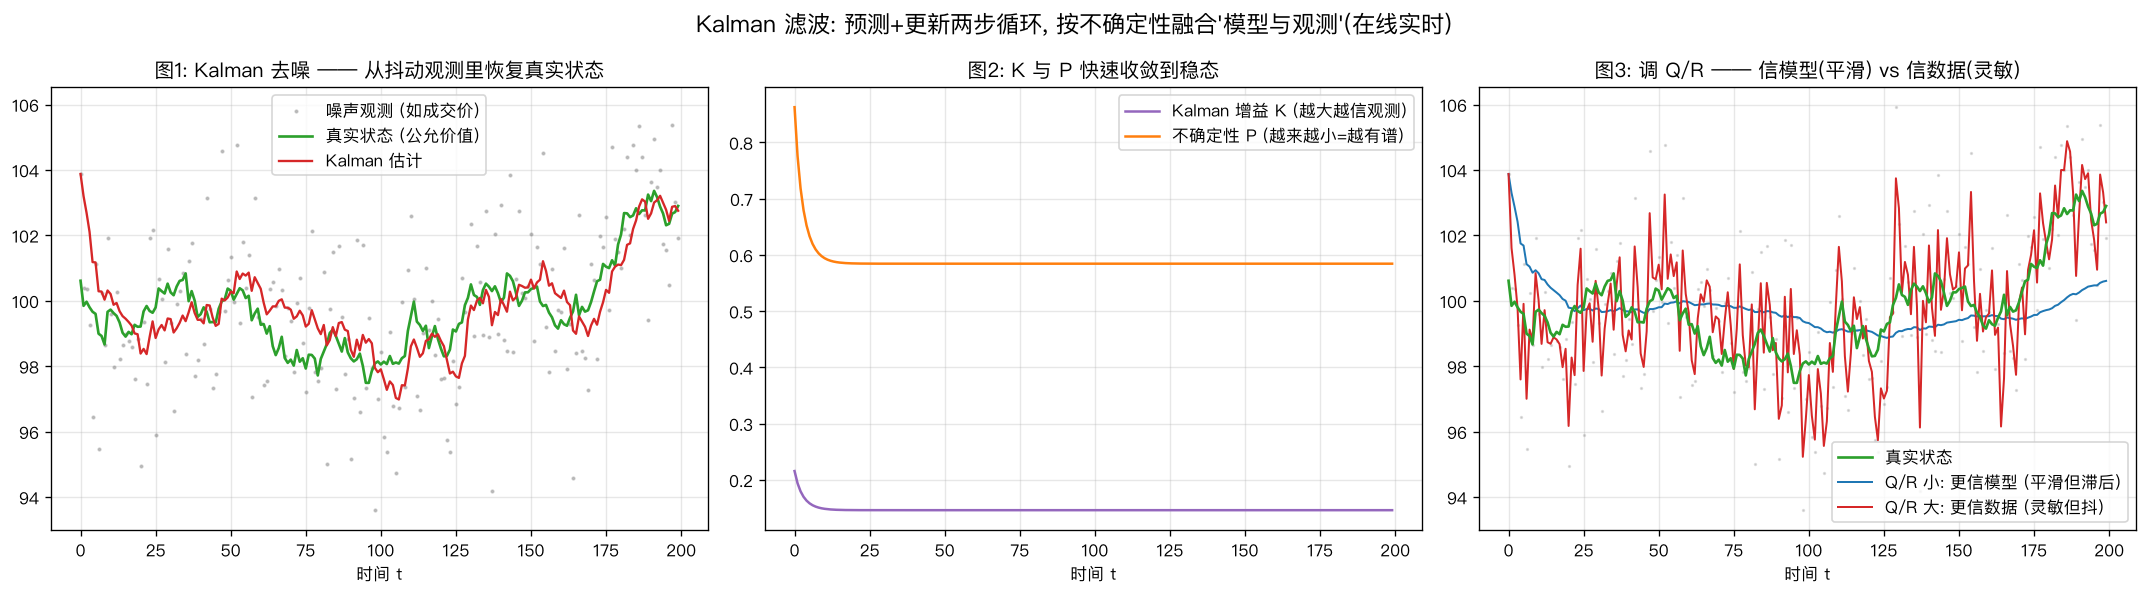

The script that drew this image:
# /// script
# requires-python = ">=3.10"
# dependencies = ["numpy", "matplotlib"]
# ///
"""
06 Kalman Filter (卡尔曼滤波) —— 在噪声里估计"真实状态"
=====================================================

一句话直觉:
    你看不到真实值, 只能看到"带噪声的观测"。
    Kalman 把"模型的预测"和"新观测"按各自的可信度加权融合, 估出真实状态。

类比 (核心!):
    你在估自己体重。
      - 模型预测: "昨天 70kg, 我没乱吃, 今天估计还是 70kg" (但不完全确定)
      - 体重秤读数: "71.5kg" (秤也会抖, 不完全可信)
    最终答案 = 在 70 和 71.5 之间, 偏向"更可信的那个"。
    Kalman 增益 K 就是这个"偏向权重": 观测越准 → K 越大 → 越信秤。

两步循环 (每来一个新数据就走一遍):
    | 步骤        | 干什么                          | 直觉            |
    | ---------- | ------------------------------ | -------------- |
    | 预测 Predict | 用模型推下一状态, 不确定性变大     | "先猜, 心里没底"  |
    | 更新 Update  | 用新观测修正, 不确定性变小        | "看到数据, 更有谱" |

数学骨架 (一维随机游走 + 噪声观测):
    预测:  x̂⁻ = x̂        ;  P⁻ = P + Q          (Q=过程噪声, 模型有多不靠谱)
    更新:  K  = P⁻/(P⁻+R)                        (R=观测噪声, 秤有多不靠谱)
           x̂  = x̂⁻ + K·(z − x̂⁻)                 (z=新观测)
           P  = (1−K)·P⁻

GARCH/ARIMA 是"拟合一段历史"; Kalman 是"在线 (online) 逐点更新", 天生适合实时系统。

金融场景:
    - 从抖动的成交价里, 实时估计"真实 mid-price / 公允价值"。
    - 动态对冲比 (pairs trading 的 β 会漂移) → 用 Kalman 实时跟踪。
    - GPS / 机器人定位也是同一套数学。

这张图做什么:
    图 1  真实状态 vs 噪声观测 vs Kalman 估计 → 看"去噪"效果
    图 2  Kalman 增益 K 与不确定性 P 随时间收敛
    图 3  不同 Q/R 比值 → "更信模型 vs 更信数据"的对比
"""

import matplotlib.pyplot as plt
import numpy as np

plt.rcParams["font.sans-serif"] = ["PingFang SC", "Hiragino Sans GB", "Arial Unicode MS"]
plt.rcParams["axes.unicode_minus"] = False

rng = np.random.default_rng(3)


def kalman_1d(z: np.ndarray, Q: float, R: float, x0: float, P0: float):
    """一维 Kalman 滤波 (状态模型 = 随机游走)。

    返回 (估计 x̂, 不确定性 P, 增益 K)。
    """
    n = len(z)
    xhat = np.zeros(n)
    P = np.zeros(n)
    K = np.zeros(n)
    x, p = x0, P0
    for t in range(n):
        # --- 预测 ---
        x_pred = x          # 随机游走: 下一状态 = 当前状态
        p_pred = p + Q
        # --- 更新 ---
        K[t] = p_pred / (p_pred + R)
        x = x_pred + K[t] * (z[t] - x_pred)
        p = (1 - K[t]) * p_pred
        xhat[t], P[t] = x, p
    return xhat, P, K


def main() -> None:
    n = 200
    # 真实状态: 缓慢漂移的"公允价值" (随机游走)
    true = 100 + np.cumsum(rng.normal(0, 0.3, n))
    R_true = 4.0  # 观测噪声方差 (秤/成交价的抖动)
    z = true + rng.normal(0, np.sqrt(R_true), n)  # 带噪声观测

    fig, axes = plt.subplots(1, 3, figsize=(18, 5))

    # ---- 图 1: 去噪效果 ----
    xhat, P, K = kalman_1d(z, Q=0.1, R=R_true, x0=z[0], P0=1.0)
    ax = axes[0]
    ax.plot(z, ".", ms=3, alpha=0.4, color="gray", label="噪声观测 (如成交价)")
    ax.plot(true, lw=1.6, color="tab:green", label="真实状态 (公允价值)")
    ax.plot(xhat, lw=1.4, color="tab:red", label="Kalman 估计")
    ax.set_title("图1: Kalman 去噪 —— 从抖动观测里恢复真实状态")
    ax.set_xlabel("时间 t")
    ax.legend()
    ax.grid(alpha=0.3)

    # ---- 图 2: 增益 K 与不确定性 P 收敛 ----
    ax = axes[1]
    ax.plot(K, color="tab:purple", label="Kalman 增益 K (越大越信观测)")
    ax.plot(P, color="tab:orange", label="不确定性 P (越来越小=越有谱)")
    ax.set_title("图2: K 与 P 快速收敛到稳态")
    ax.set_xlabel("时间 t")
    ax.legend()
    ax.grid(alpha=0.3)

    # ---- 图 3: Q/R 比值 → 信模型 vs 信数据 ----
    ax = axes[2]
    ax.plot(true, lw=1.6, color="tab:green", label="真实状态", zorder=5)
    ax.plot(z, ".", ms=2, alpha=0.25, color="gray")
    for Q, label, color in [
        (0.001, "Q/R 小: 更信模型 (平滑但滞后)", "tab:blue"),
        (5.0, "Q/R 大: 更信数据 (灵敏但抖)", "tab:red"),
    ]:
        xh, _, _ = kalman_1d(z, Q=Q, R=R_true, x0=z[0], P0=1.0)
        ax.plot(xh, lw=1.2, color=color, label=label)
    ax.set_title("图3: 调 Q/R —— 信模型(平滑) vs 信数据(灵敏)")
    ax.set_xlabel("时间 t")
    ax.legend()
    ax.grid(alpha=0.3)

    rmse_obs = np.sqrt(np.mean((z - true) ** 2))
    rmse_kf = np.sqrt(np.mean((xhat - true) ** 2))

    fig.suptitle("Kalman 滤波: 预测+更新两步循环, 按不确定性融合'模型与观测'(在线实时)", fontsize=14)
    fig.tight_layout()
    out = __file__.replace(".py", ".png")
    fig.savefig(out, dpi=120, bbox_inches="tight")
    print(f"图已保存: {out}")
    print(f"RMSE  原始观测={rmse_obs:.3f}  →  Kalman 估计={rmse_kf:.3f}  (降噪 {(1-rmse_kf/rmse_obs)*100:.0f}%)")
    print("一句话: 信模型 + 信数据, 按不确定性加权融合 → 在噪声里估出真实状态。")


if __name__ == "__main__":
    main()
